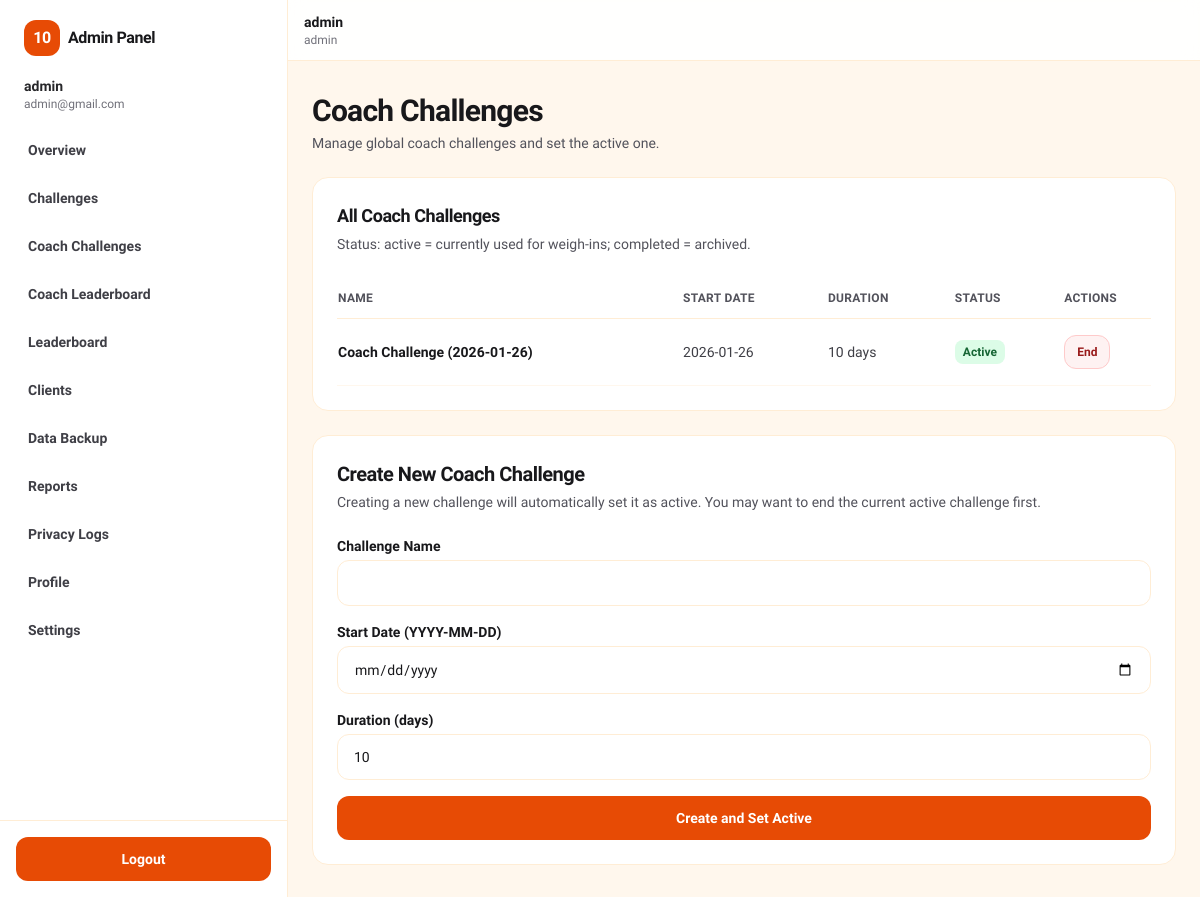
The app's page /admin/coach_challenges.php (signed in) with its own data.
### tables this page shows
CREATE TABLE IF NOT EXISTS users (
  id INT UNSIGNED NOT NULL AUTO_INCREMENT,
  name VARCHAR(100) NOT NULL,
  email VARCHAR(190) NOT NULL,
  role ENUM('coach','admin') NOT NULL,
  password_hash VARCHAR(255) NOT NULL,
  is_active TINYINT(1) NOT NULL DEFAULT 1,
  created_at TIMESTAMP NOT NULL DEFAULT CURRENT_TIMESTAMP,
  updated_at TIMESTAMP NOT NULL DEFAULT CURRENT_TIMESTAMP ON UPDATE CURRENT_TIMESTAMP,
  PRIMARY KEY (id),
  UNIQUE KEY uniq_users_email (email)
);

CREATE TABLE IF NOT EXISTS coach_challenges (
  id INT UNSIGNED NOT NULL AUTO_INCREMENT,
  name VARCHAR(100) NOT NULL,
  start_date DATE NOT NULL,
  duration_days TINYINT UNSIGNED NOT NULL DEFAULT 10,
  status ENUM('active','completed') NOT NULL DEFAULT 'active',
  created_at TIMESTAMP NOT NULL DEFAULT CURRENT_TIMESTAMP,
  updated_at TIMESTAMP NOT NULL DEFAULT CURRENT_TIMESTAMP ON UPDATE CURRENT_TIMESTAMP,
  PRIMARY KEY (id),
  KEY idx_coach_challenges_status_start (status, start_date)
);

### app/helpers.php (called while the page is built, shortened)
<?php
function app_config($key, $default = null)
{
    $config = isset($GLOBALS['app_config']) ? $GLOBALS['app_config'] : [];
    $segments = explode('.', (string) $key);
    $value = $config;
    foreach ($segments as $segment) {
        $value = $value[$segment];
    }
    return $value;
}
function url($path = '')
{
    $base = rtrim((string) app_config('app.base_url', ''), '/');
    $path = '/' . ltrim((string) $path, '/');
    return $base . $path;
}
function h($value)
{
    return htmlspecialchars((string) $value, ENT_QUOTES, 'UTF-8');
}

### app/db.php (called while the page is built)
<?php
function db()
{
    static $pdo;
    if ($pdo instanceof PDO) {
        return $pdo;
    }
    $host = (string) app_config('db.host');
    $port = (int) app_config('db.port');
    $database = (string) app_config('db.database');
    $username = (string) app_config('db.username');
    $password = (string) app_config('db.password');
    $charset = (string) app_config('db.charset', 'utf8mb4');
    $dsn = 'mysql:host=' . $host . ';port=' . $port . ';dbname=' . $database . ';charset=' . $charset;
    $pdo = new PDO($dsn, $username, $password, [
        PDO::ATTR_ERRMODE => PDO::ERRMODE_EXCEPTION,
        PDO::ATTR_DEFAULT_FETCH_MODE => PDO::FETCH_ASSOC,
    ]);
    return $pdo;
}
function db_has_column($table, $column)
{
    try {
        $database = (string) app_config('db.database');
        $stmt = db()->prepare('SELECT COUNT(*) AS c FROM information_schema.COLUMNS WHERE TABLE_SCHEMA = ? AND TABLE_NAME = ? AND COLUMN_NAME = ?');
        $stmt->execute([$database, (string) $table, (string) $column]);
        $row = $stmt->fetch();
        return $row ? ((int) $row['c'] > 0) : false;
    } catch (Throwable $e) {
        return false;
    }
}

### app/auth.php (called while the page is built, shortened)
<?php
function auth_user()
{
    $select = 'SELECT id, name, email, role' . (db_has_column('users', 'is_active') ? ', is_active' : '') . ' FROM users WHERE id = ? LIMIT 1';
    $stmt = db()->prepare($select);
    $stmt->execute([$_SESSION['user_id']]);
    $user = $stmt->fetch();
    return $user ?: null;
}

### admin/coach_challenges.php (the view, shortened to what this page needs)
<?php
$rows = [];
try {
    $stmt = db()->query('SELECT * FROM coach_challenges ORDER BY start_date DESC, id DESC');
    $rows = $stmt->fetchAll();
} catch (Throwable $e) {
    $rows = [];
}
require __DIR__ . '/../partials/layout_top.php';
require __DIR__ . '/../partials/nav.php';
?>
<main class="mx-auto max-w-4xl px-4 py-8">
    <div class="mb-6">
        <h1 class="text-3xl font-extrabold tracking-tight">Coach Challenges</h1>
        <p class="mt-1 text-sm text-zinc-600">Manage global coach challenges and set the active one.</p>
    </div>
    <div class="rounded-2xl border border-orange-100 bg-white p-6">
        <div class="flex items-center justify-between gap-3">
            <div>
                <div class="text-lg font-extrabold tracking-tight">All Coach Challenges</div>
                <div class="mt-1 text-sm text-zinc-600">Status: active = currently used for weigh-ins; completed = archived.</div>
            </div>
        </div>
        <div class="mt-6 overflow-x-auto">
            <table class="min-w-full text-left text-sm">
                <thead>
                    <tr class="border-b border-orange-100 text-xs font-extrabold uppercase tracking-wide text-zinc-600">
                        <th class="py-3 pr-4">Name</th>
                        <th class="py-3 pr-4">Start Date</th>
                        <th class="py-3 pr-4">Duration</th>
                        <th class="py-3 pr-4">Status</th>
                        <th class="py-3 pr-0">Actions</th>
                    </tr>
                </thead>
                <tbody>
                    <?php foreach ($rows as $r): ?>
                        <tr class="border-b border-orange-50">
                            <td class="py-4 pr-4 font-extrabold text-zinc-900"><?= h((string) $r['name']) ?></td>
                            <td class="py-4 pr-4 text-zinc-700"><?= h((string) $r['start_date']) ?></td>
                            <td class="py-4 pr-4 text-zinc-700"><?= h((string) $r['duration_days']) ?> days</td>
                            <td class="py-4 pr-4">
                                <?php if ($r['status'] === 'active'): ?>
                                    <span class="inline-flex rounded-lg bg-green-100 px-2 py-1 text-xs font-extrabold text-green-800">Active</span>
                                <?php else: ?>
                                    <span class="inline-flex rounded-lg bg-zinc-100 px-2 py-1 text-xs font-extrabold text-zinc-800">Completed</span>
                                <?php endif; ?>
                            </td>
                            <td class="py-4 pr-0">
                                <?php if ($r['status'] === 'active'): ?>
                                    <form method="post" class="inline" onsubmit="return confirm('End this active coach challenge? Coaches will not be able to log weigh-ins until a new one is created.')">
                                        <button type="submit" class="rounded-xl border border-red-200 bg-red-50 px-3 py-2 text-xs font-extrabold text-red-800 hover:bg-red-100">End</button>
                                    </form>
                                <?php endif; ?>
                            </td>
                        </tr>
                    <?php endforeach; ?>
                </tbody>
            </table>
        </div>
    </div>
    <div class="mt-6 rounded-2xl border border-orange-100 bg-white p-6">
        <h2 class="text-xl font-extrabold tracking-tight">Create New Coach Challenge</h2>
        <p class="mt-1 text-sm text-zinc-600">Creating a new challenge will automatically set it as active. You may want to end the current active challenge first.</p>
        <form method="post" class="mt-6 space-y-4" novalidate>
            <div>
                <label class="mb-1 block text-sm font-semibold" for="name">Challenge Name</label>
                <input id="name" name="name" type="text" required class="w-full rounded-xl border border-orange-100 bg-white px-4 py-3 text-sm outline-none ring-molten/20 focus:border-molten focus:ring-4" />
            </div>
            <div>
                <label class="mb-1 block text-sm font-semibold" for="start_date">Start Date (YYYY-MM-DD)</label>
                <input id="start_date" name="start_date" type="date" required class="w-full rounded-xl border border-orange-100 bg-white px-4 py-3 text-sm outline-none ring-molten/20 focus:border-molten focus:ring-4" />
            </div>
            <div>
                <label class="mb-1 block text-sm font-semibold" for="duration_days">Duration (days)</label>
                <input id="duration_days" name="duration_days" type="number" min="1" max="30" value="10" required class="w-full rounded-xl border border-orange-100 bg-white px-4 py-3 text-sm outline-none ring-molten/20 focus:border-molten focus:ring-4" />
            </div>
            <button type="submit" class="w-full rounded-xl bg-molten px-4 py-3 text-sm font-extrabold text-white hover:bg-pumpkin">
                Create and Set Active
            </button>
        </form>
    </div>
</main>
<?php require __DIR__ . '/../partials/layout_bottom.php'; ?>

### partials/nav.php (shortened to what this page needs)
<?php
$user = auth_user();
$role = $user ? $user['role'] : null;
$nav = [];
if ($role === 'admin') {
    $nav = [
        ['Overview', url('/admin/overview.php')],
        ['Challenges', url('/admin/challenges.php')],
        ['Coach Challenges', url('/admin/coach_challenges.php')],
        ['Coach Leaderboard', url('/admin/coach_leaderboard.php')],
        ['Leaderboard', url('/admin/leaderboard.php')],
        ['Clients', url('/admin/clients.php')],
        ['Data Backup', url('/admin/backup.php')],
        ['Reports', url('/admin/reports.php')],
        ['Privacy Logs', url('/admin/privacy_logs.php')],
        ['Profile', url('/admin/profile.php')],
        ['Settings', url('/admin/settings.php')],
    ];
}
?>
<?php if ($role === 'admin' && $user): ?>
    <div class="min-h-screen bg-orange-50">
        <div class="flex min-h-screen">
            <aside class="sticky top-0 hidden h-screen w-72 shrink-0 overflow-y-auto border-r border-orange-100 bg-white lg:flex lg:flex-col">
                <div class="flex items-center gap-2 px-6 py-5">
                    <a href="<?= h(url('/index.php')) ?>" class="flex items-center gap-2 font-extrabold tracking-tight">
                        <span class="inline-flex h-9 w-9 items-center justify-center rounded-xl bg-molten text-white">10</span>
                        <span>Admin Panel</span>
                    </a>
                </div>
                <div class="px-6 pb-4">
                    <div class="text-sm font-semibold text-zinc-800"><?= h($user['name']) ?></div>
                    <div class="text-xs text-zinc-500"><?= h($user['email']) ?></div>
                </div>
                <nav class="flex-1 px-3 pb-6">
                    <?php foreach ($nav as $item): ?>
                        <a href="<?= h($item[1]) ?>" class="mb-1 block rounded-xl px-4 py-3 text-sm font-semibold text-zinc-700 hover:bg-orange-50 hover:text-molten">
                            <?= h($item[0]) ?>
                        </a>
                    <?php endforeach; ?>
                </nav>
                <div class="border-t border-orange-100 p-4">
                    <a href="<?= h(url('/auth/logout.php')) ?>" class="block rounded-xl bg-molten px-4 py-3 text-center text-sm font-extrabold text-white hover:bg-pumpkin">Logout</a>
                </div>
            </aside>
            <div class="flex min-w-0 flex-1 flex-col">
                <header class="sticky top-0 z-50 border-b border-orange-100 bg-white/90 backdrop-blur">
                    <div class="mx-auto flex max-w-6xl items-center justify-between gap-4 px-4 py-3">
                        <div class="flex items-center gap-3">
                            <div class="hidden sm:flex flex-col leading-tight">
                                <span class="text-sm font-semibold"><?= h($user['name']) ?></span>
                                <span class="text-xs text-zinc-500"><?= h($user['role']) ?></span>
                            </div>
                        </div>
                    </div>
                </header>
                <div class="flex-1">
<?php endif; ?>

### records on screen
users: name "admin", email "admin@gmail.com", role "admin"
coach_challenges: name "Coach Challenge (2026-01-26)", start_date "2026-01-26", duration_days "10", status "Active"

### other values on screen
$item[0] "Overview"
$item[0] "Challenges"
$item[0] "Coach Challenges"
$item[0] "Coach Leaderboard"
$item[0] "Leaderboard"
$item[0] "Clients"
$item[0] "Data Backup"
$item[0] "Reports"
$item[0] "Privacy Logs"
$item[0] "Profile"
$item[0] "Settings"
